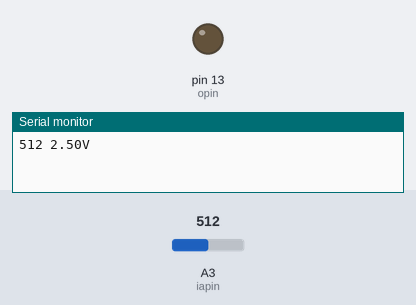
A sketch run on a simulated Arduino Uno, built with avr-gcc and run on an emulated ATmega328P. Parts: output pins drawn as LEDs (lit = HIGH), the last lines printed to the serial monitor. The test bench sets the inputs (shaded band); at power-on: A3 (iapin) = 512.

Above: at 1.2 s.
1.3 s: A3 (iapin) set to 744
2.8 s: A3 (iapin) set to 773
At 4.0 s:
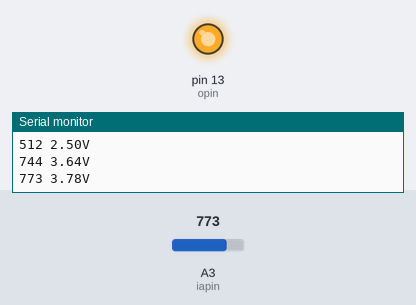
4.3 s: A3 (iapin) set to 716
At 5.4 s:
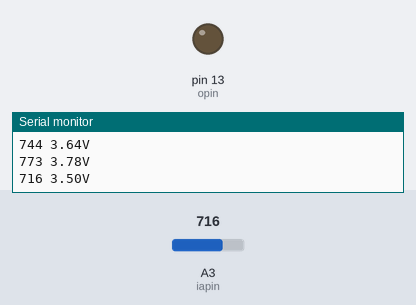
5.8 s: A3 (iapin) set to 900
At 6.5 s:
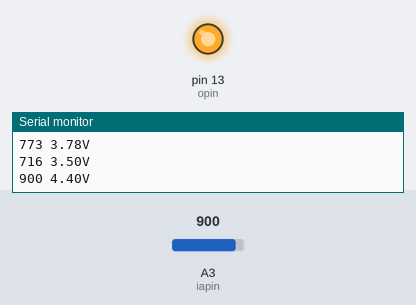
Timing chart, 0 to 8.3 s (numbered marks = the images above; inputs shaded):
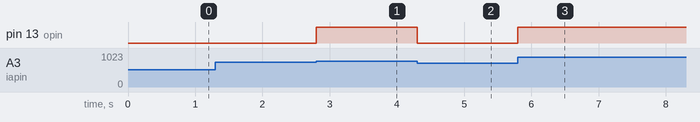

Measured:
- the behaviour switches between 757 and 758 on A3 (iapin) (found by bisection; images 0 and 1)
- after the input at 2.8 s, pin 13 (opin): LOW → HIGH at once
- after the input at 4.3 s, pin 13 (opin): HIGH → LOW at once
- after the input at 5.8 s, pin 13 (opin): LOW → HIGH at once

The sketch:

AnalogControlPin3toSerial.ino
```cpp
//Lab 5
//Change iapin to 3 for Lab 4
int iapin=3,opin=13,rvoltg=0;//Input analog pin, Output pin, Raw voltage
float voltg=0,prev=0;//Voltage, Previous voltage

float getV(int rawV){
  // to convert an analogRead() voltage value (which is between 1 and 1024) to an actual float value voltage (from 0.0V to 5.0V)
  return float(rawV)*5.0/1023.0;
}

void setup() {
  // put your setup code here, to run once:
  Serial.begin(9600);
  pinMode(opin,OUTPUT);
}

void loop() {
  // put your main code here, to run repeatedly:
  rvoltg=analogRead(iapin);//Obtain raw voltage value
  voltg=getV(rvoltg);//Obtain processed float voltage value
  if(abs(voltg-prev)>0.1){//If the current voltage is 0.1V higher / lower than that recorded last time
    Serial.print(rvoltg);//Print raw analog input value
    Serial.print(" ");//Print a space in between
    Serial.print(voltg);//Print processed value
    Serial.println("V");//Print SI unit
    digitalWrite(opin,(voltg>3.7));//If voltage is higher than 3.7V, turn on the LED. Otherwise, turn off.
    prev=voltg;//Update recorded previous value
  }
}
```
